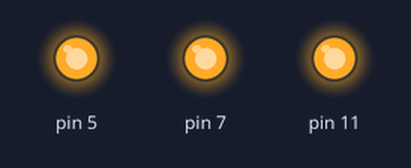
This sketch was run on a simulated Arduino Uno, built with avr-gcc and run on an emulated ATmega328P. Parts: output pins drawn as LEDs (lit = HIGH).

Above: at 0.2 s.
At 1.7 s:
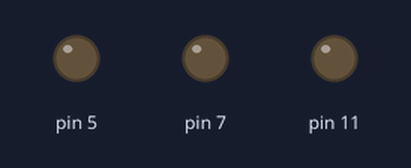
Timing chart, 0 to 3.0 s (numbered marks = the images above):
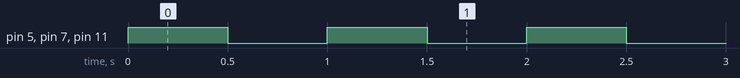

The sketch:

LED.ino
```cpp
void setup() {
  pinMode(7, OUTPUT);
  pinMode(5, OUTPUT);
  pinMode(11, OUTPUT);
}

void loop() {
  digitalWrite(7, HIGH);
  digitalWrite(5, HIGH);
  digitalWrite(11, HIGH);
  delay(500);

  digitalWrite(7, LOW);
  digitalWrite(5, LOW);
  digitalWrite(11, LOW);
  delay(500);
}
```

Measured:
- by itself, pin 5, pin 7, pin 11: alternates HIGH for 0.50 s and LOW for 0.50 s
